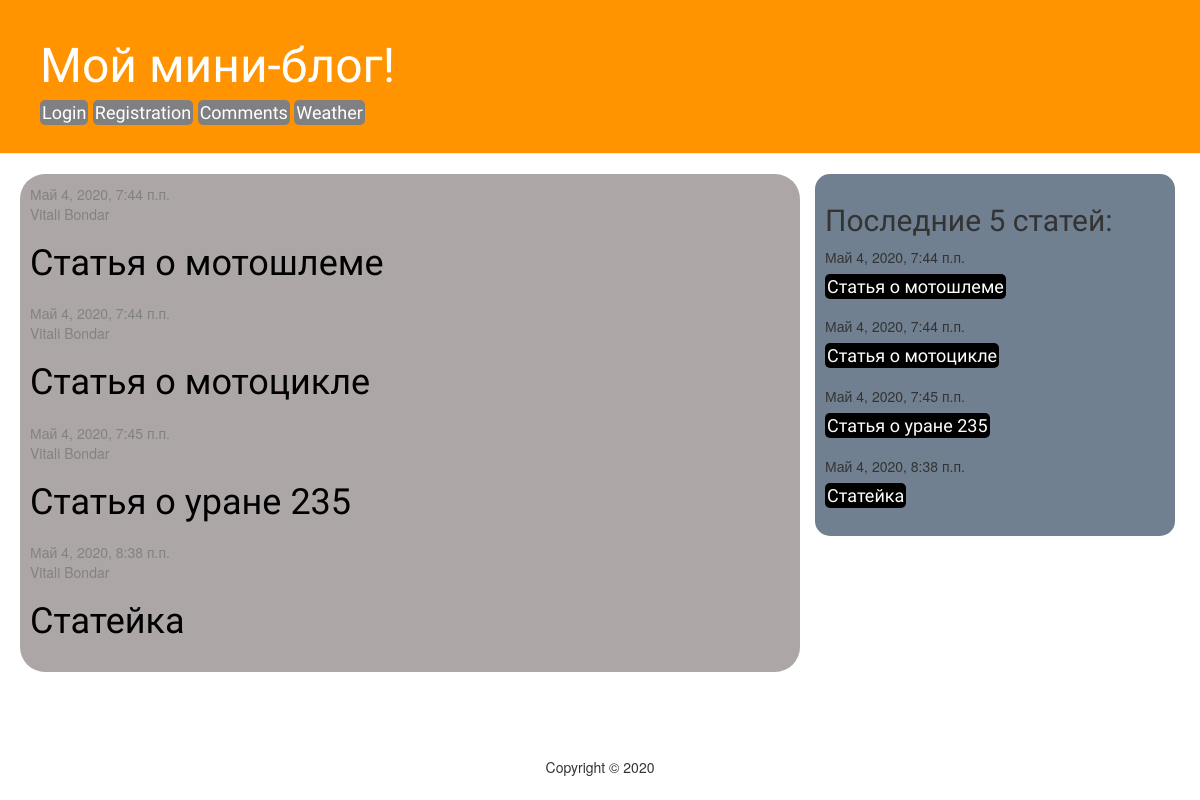
/, run on an earlier commit of the app's database.
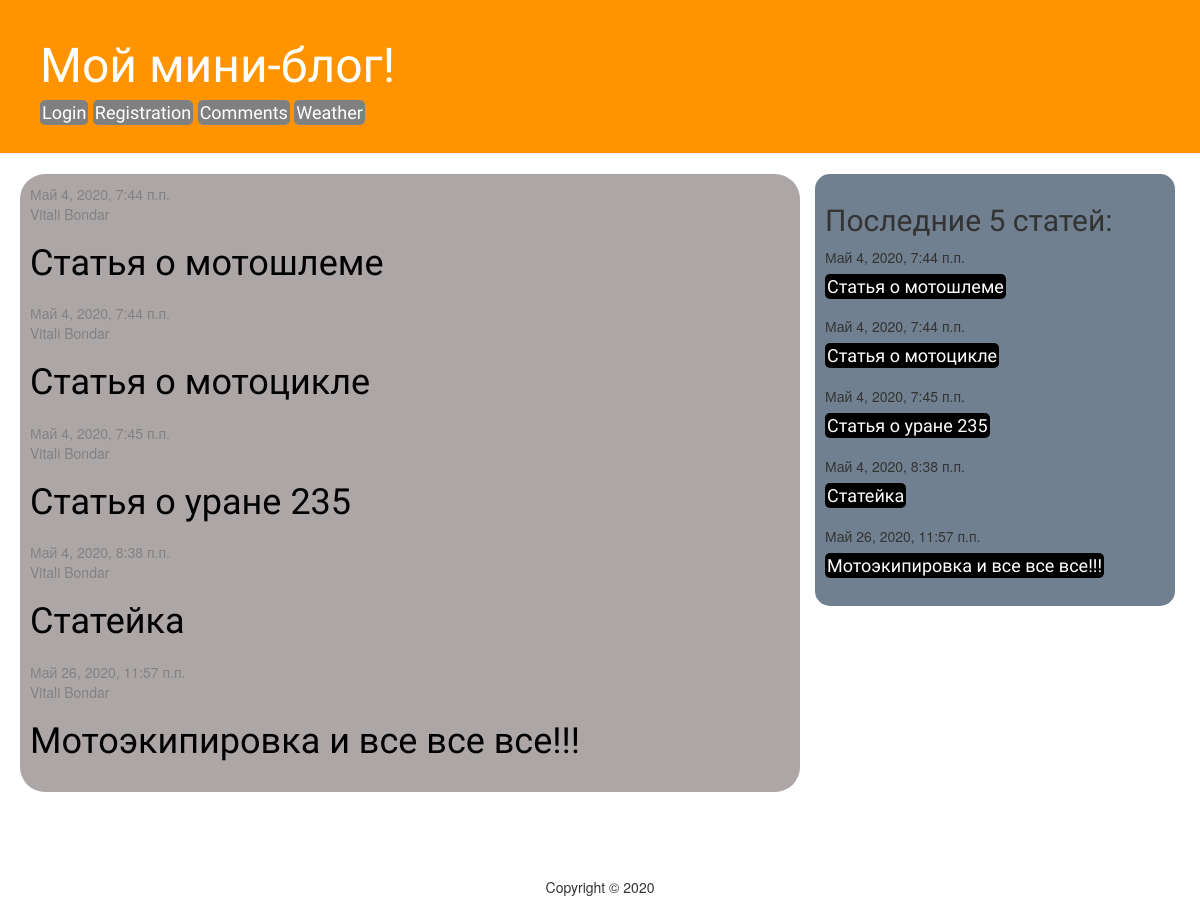
And on a later commit of the database.
### blog/models.py (models this page shows, shortened)
class Post(models.Model):
    author = models.ForeignKey(User, null=True, blank=True, on_delete=models.DO_NOTHING) #(settings.AUTH_USER_MODEL, on_delete=models.CASCADE)
    title = models.CharField(max_length=200)
    text = models.TextField()
    created_date = models.DateTimeField(default=timezone.now)
    published_date = models.DateTimeField(blank=True, null=True)

### blog/views.py (the view)
# urls.py: path('', views.post_list, name='post_list'),
def post_list(request):
    posts = Post.objects.filter(published_date__lte=timezone.now()).order_by('published_date')
    last_5_posts = Post.objects.all()[:5]
    return render(request, 'blog/post_list.html', {'posts':posts,'last_5_posts': last_5_posts})

### templates/blog/post_list.html
<!DOCTYPE html>
    {% extends 'base.html' %}
    {% block content %}
        {% for post in posts %}
            <div class="post">
                <div class="date">
                    {{ post.published_date }}
                    <p>{{ post.author.first_name }}
                        {{ post.author.last_name }}</p>
                </div>
                <h1><a href="{% url 'post_detail' pk=post.pk %}">{{ post.title }}</a></h1>
            </div>
        {% endfor %}
    {% endblock %}
    {% block contentix %}
    <div class="last5">
            <h2>Последние 5 статей:</h2>
            {% for last in last_5_posts %}
                <div class="post1">
                        <div class="date1">
                            {{ last.published_date }}
                        </div>
                        <h4><a href="{% url 'post_detail' pk=last.pk %}">{{ last.title }}</a></h4>
                </div>
        {% endfor %}
    </div>
    {% endblock %}

### templates/base.html (shortened to what this page needs)
<!DOCTYPE html>
{% load static %}
<html>
    <head>
        <link rel="stylesheet" href="//maxcdn.bootstrapcdn.com/bootstrap/3.2.0/css/bootstrap.min.css">
        <link rel="stylesheet" href="//maxcdn.bootstrapcdn.com/bootstrap/3.2.0/css/bootstrap-theme.min.css">
        <link rel="stylesheet" href="{% static 'css/blog.css' %}">
    </head>
    <body>
        <div class="page-header">
            <h1><a href="/">Мой мини-блог!</a></h1>
             <div class="login">
                 <nav class="my-2 my-md-0 mr-md-3">
                     <h4>
                     <a class="p-2" href="/login/">Login</a>
                     <a class="p-2" href="/registration/">Registration</a>
                     <a class="p-2" href="/main/">Comments</a>
                     <a class="p-2" href="/weather/">Weather</a>
                     </h4>
                 </nav>
             </div>
        </div>
        <div class="content container">
            <div class="row">
                <div class="col-md-8">
                {% block content %}
                {% endblock %}
                </div>
                <div class="col-md-4">
                {% block contentix %}
                {% endblock %}
                </div>
            </div>
        </div>
        <div class="page-footer">
            <p>Copyright © 2020</p>
        </div>
    </body>
</html>

### blog/static/css/blog.css (style rules this page uses)
.login h4 a { background-color: gray; color: white; padding: 2px; border-radius: 5px; }
.page-header { background-color: #ff9400; margin-top: 0; padding: 20px 20px 20px 40px; }
.page-header h1, .page-header h1 a, .page-header h1 a:visited, .page-header h1 a:active { color: #ffffff; font-size: 36pt; text-decoration: none; }
.content { margin-left: 20px; }
h1, h2, h3, h4 { font-family: 'Lobster', cursive; }
.date { color: #828282; }
.post { margin-bottom: 20px; }
.post h1 a, .post h1 a:visited { color: #000000; }
.post1 { margin-bottom: 20px; }
.post1 h4 a, .post h4 a:visited { color: white; background: black; border-radius: 5px; padding: 2px }
.last5 { background-color: #708090; border-radius: 15px; padding: 10px; }
.col-md-8 { background-color: #ada6a6; border-radius: 25px; padding: 10px; }
.page-footer { text-align: center; margin-top: 85px; }
.p-2 { color: white }

What changed in the data, as far as the page shows it:
added Post: published_date "Май 26, 2020, 11:57 п.п.", author.first_name "Vitali", author.last_name "Bondar", title "Мотоэкипировка и все все все!!!"
